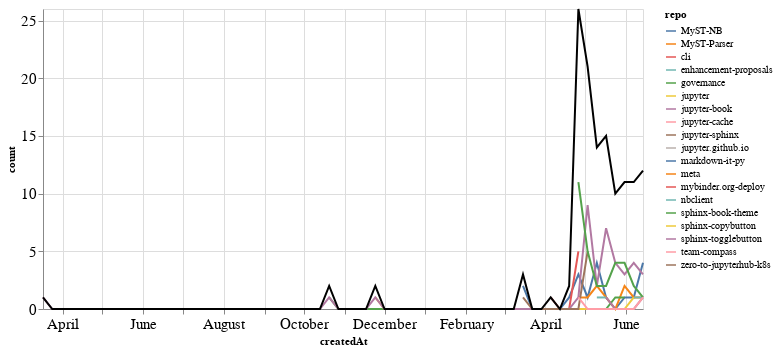

This figure's notebook cell:
### Markdown cell above
## PRs

### Code cell
prs_time = prs.groupby('repo').resample('W', on='createdAt').count()['author'].reset_index()
prs_time = prs_time.rename(columns={'author': 'count'})
prs_time_total = prs_time.groupby('createdAt').agg({"count": "sum"}).reset_index()

ch1 = alt.Chart(prs_time, width=600).mark_line().encode(
    x='createdAt',
    y='count',
    color='repo',
    tooltip="repo"
)

ch2 = alt.Chart(prs_time_total, width=600).mark_line(color="black").encode(
    x='createdAt',
    y='count',
)

ch1 + ch2

### Figure 1 — Vega-Lite specification as saved in the notebook (floating-point values rounded to 4 significant figures; data arrays with more than 128 entries replaced by an {"elided": "..."} marker saying what was removed)
{"config": {"axisLeft": {"labelFontSize": 15}, "axisBottom": {"labelFontSize": 15}}, "layer": [{"data": {"name": "data-e7285593981904d508891dba7ea3f1a4"}, "mark": "line", "encoding": {"color": {"type": "nominal", "field": "repo"}, "tooltip": {"type": "nominal", "field": "repo"}, "x": {"type": "temporal", "field": "createdAt"}, "y": {"type": "quantitative", "field": "count"}}, "width": 600}, {"data": {"name": "data-aea9deb4d411148ae75b9f826ae0d79a"}, "mark": {"type": "line", "color": "black"}, "encoding": {"x": {"type": "temporal", "field": "createdAt"}, "y": {"type": "quantitative", "field": "count"}}, "width": 600}], "$schema": "https://vega.github.io/schema/vega-lite/v4.8.1.json", "datasets": {"data-e7285593981904d508891dba7ea3f1a4": {"elided": "194 records"}, "data-aea9deb4d411148ae75b9f826ae0d79a": [{"createdAt": "2019-03-17T00:00:00", "count": 1}, {"createdAt": "2019-03-24T00:00:00", "count": 0}, {"createdAt": "2019-03-31T00:00:00", "count": 0}, {"createdAt": "2019-04-07T00:00:00", "count": 0}, {"createdAt": "2019-04-14T00:00:00", "count": 0}, {"createdAt": "2019-04-21T00:00:00", "count": 0}, {"createdAt": "2019-04-28T00:00:00", "count": 0}, {"createdAt": "2019-05-05T00:00:00", "count": 0}, {"createdAt": "2019-05-12T00:00:00", "count": 0}, {"createdAt": "2019-05-19T00:00:00", "count": 0}, {"createdAt": "2019-05-26T00:00:00", "count": 0}, {"createdAt": "2019-06-02T00:00:00", "count": 0}, {"createdAt": "2019-06-09T00:00:00", "count": 0}, {"createdAt": "2019-06-16T00:00:00", "count": 0}, {"createdAt": "2019-06-23T00:00:00", "count": 0}, {"createdAt": "2019-06-30T00:00:00", "count": 0}, {"createdAt": "2019-07-07T00:00:00", "count": 0}, {"createdAt": "2019-07-14T00:00:00", "count": 0}, {"createdAt": "2019-07-21T00:00:00", "count": 0}, {"createdAt": "2019-07-28T00:00:00", "count": 0}, {"createdAt": "2019-08-04T00:00:00", "count": 0}, {"createdAt": "2019-08-11T00:00:00", "count": 0}, {"createdAt": "2019-08-18T00:00:00", "count": 0}, {"createdAt": "2019-08-25T00:00:00", "count": 0}, {"createdAt": "2019-09-01T00:00:00", "count": 0}, {"createdAt": "2019-09-08T00:00:00", "count": 0}, {"createdAt": "2019-09-15T00:00:00", "count": 0}, {"createdAt": "2019-09-22T00:00:00", "count": 0}, {"createdAt": "2019-09-29T00:00:00", "count": 0}, {"createdAt": "2019-10-06T00:00:00", "count": 0}, {"createdAt": "2019-10-13T00:00:00", "count": 0}, {"createdAt": "2019-10-20T00:00:00", "count": 2}, {"createdAt": "2019-10-27T00:00:00", "count": 0}, {"createdAt": "2019-11-03T00:00:00", "count": 0}, {"createdAt": "2019-11-10T00:00:00", "count": 0}, {"createdAt": "2019-11-17T00:00:00", "count": 0}, {"createdAt": "2019-11-24T00:00:00", "count": 2}, {"createdAt": "2019-12-01T00:00:00", "count": 0}, {"createdAt": "2019-12-08T00:00:00", "count": 0}, {"createdAt": "2019-12-15T00:00:00", "count": 0}, {"createdAt": "2019-12-22T00:00:00", "count": 0}, {"createdAt": "2019-12-29T00:00:00", "count": 0}, {"createdAt": "2020-01-05T00:00:00", "count": 0}, {"createdAt": "2020-01-12T00:00:00", "count": 0}, {"createdAt": "2020-01-19T00:00:00", "count": 0}, {"createdAt": "2020-01-26T00:00:00", "count": 0}, {"createdAt": "2020-02-02T00:00:00", "count": 0}, {"createdAt": "2020-02-09T00:00:00", "count": 0}, {"createdAt": "2020-02-16T00:00:00", "count": 0}, {"createdAt": "2020-02-23T00:00:00", "count": 0}, {"createdAt": "2020-03-01T00:00:00", "count": 0}, {"createdAt": "2020-03-08T00:00:00", "count": 0}, {"createdAt": "2020-03-15T00:00:00", "count": 3}, {"createdAt": "2020-03-22T00:00:00", "count": 0}, {"createdAt": "2020-03-29T00:00:00", "count": 0}, {"createdAt": "2020-04-05T00:00:00", "count": 1}, {"createdAt": "2020-04-12T00:00:00", "count": 0}, {"createdAt": "2020-04-19T00:00:00", "count": 2}, {"createdAt": "2020-04-26T00:00:00", "count": 26}, {"createdAt": "2020-05-03T00:00:00", "count": 21}, {"createdAt": "2020-05-10T00:00:00", "count": 14}, {"createdAt": "2020-05-17T00:00:00", "count": 15}, {"createdAt": "2020-05-24T00:00:00", "count": 10}, {"createdAt": "2020-05-31T00:00:00", "count": 11}, {"createdAt": "2020-06-07T00:00:00", "count": 11}, {"createdAt": "2020-06-14T00:00:00", "count": 12}]}}
